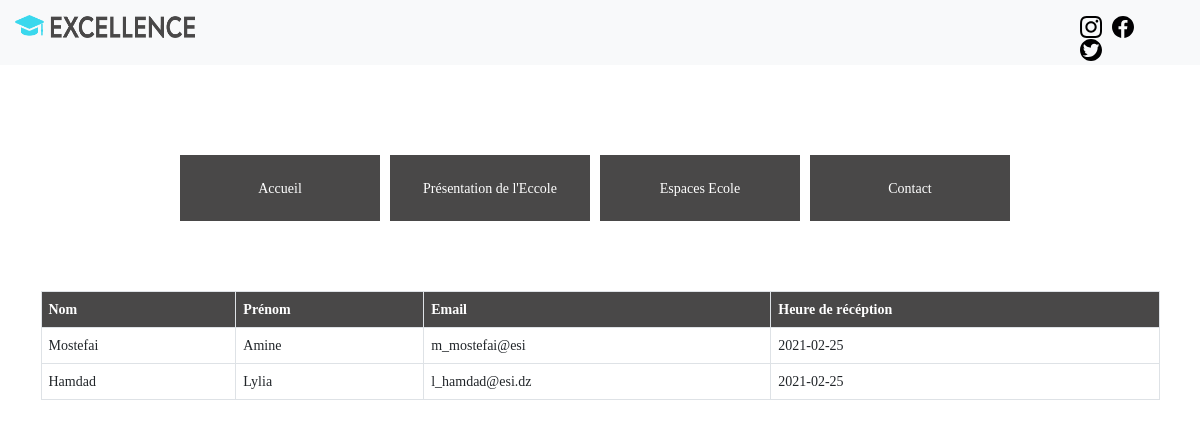
Screenshot of /Views/Components/ListeEns.php?id_cycle=3 (signed in) with the database file from the repository.
### tables this page shows
CREATE TABLE `enseignants` (
  `ID_ens` int(100) NOT NULL,
  `ID_user` int(11) NOT NULL,
  `ID_cycle` int(11) NOT NULL,
  `heure_reception` date NOT NULL,
  `heure_travail` varchar(10) NOT NULL,
  `emploi_du_temps` varchar(200) NOT NULL
);

CREATE TABLE `users` (
  `ID_user` int(100) NOT NULL,
  `nom` varchar(100) NOT NULL,
  `prenom` varchar(100) NOT NULL,
  `user_name` varchar(40) NOT NULL,
  `email` varchar(100) NOT NULL,
  `mdp` varchar(200) NOT NULL,
  `date_naissance` varchar(20) NOT NULL,
  `adresse` varchar(400) NOT NULL,
  `tel1` varchar(10) NOT NULL,
  `tel2` varchar(10) DEFAULT NULL,
  `tel3` varchar(10) DEFAULT NULL,
  `type` int(5) NOT NULL
);

### Controllers/EnseignantController.php (called while the page is built, shortened)
<?php
require_once __DIR__."/../Models/Enseignant.php";
class EnseignantController
{
    private $ens;
    public function __construct(){
        $this->ens=new Enseignant();
    }
    public function getEnsByCycle($id_cycle)
    {
        return $this->ens->getEnsByCycle($id_cycle);
    }
}
?>

### Models/Dbconfig.php (called while the page is built)
<?php
$serverName = "localhost";
$userName = 'root';
$passWord = '';
$dbName = "excellence";
$dsn = "mysql:dbname=".$dbName.";host=".$serverName;

### Models/Enseignant.php (called while the page is built, shortened)
<?php
require_once ("Db.php");
class Enseignant
{
    public static function getEnsByCycle($id_cycle)
    {
    $query = "SELECT users.nom,users.prenom,users.email,enseignants.heure_reception
    FROM users
    INNER JOIN enseignants ON enseignants.ID_user=users.ID_user WHERE enseignants.ID_cycle='$id_cycle' AND users.type=2";
    return Db::execute_query($query);
    }
}
?>

### Models/DB.php (called while the page is built, shortened)
<?php
    class Db{
        private static $conn;
        private static $isConnected = false;
        public static function connect(){
            require_once ('Dbconfig.php') ;
            if(!Db::$isConnected){
                try {
                    self::$conn = new PDO($dsn, $userName, $passWord);
                    self::$isConnected = true;
                }
                catch (PDOException $e){
                    printf("la connexion a echoué: %s \n",$e->getMessage());
                    exit();
                }
            }
        }
        public static function execute_query($requete){
            $statement = self::$conn->prepare($requete);
            $statement->execute(array());
            return self::fetchAll($statement);
        }
        private static function fetchAll($resultatRequete){
            if($resultatRequete){
                return $resultatRequete->fetchAll();
            }else{
                return false;
            }
        }
    }
?>

### Views/Components/ListeEns.php (the view, shortened to what this page needs)
<!DOCTYPE html>
<!DOCTYPE html>
<html lang="en">
<head>
    <link href="https://cdn.jsdelivr.net/npm/bootstrap@5.0.0-beta2/dist/css/bootstrap.min.css" rel="stylesheet">
    <link   href="../../Assets/Excellence-style.css" rel="stylesheet" type="text/css"/>
    <body>
    <nav class="navbar navbar-light bg-light" style="padding:15px;position: sticky;z-index: 1; top:0;margin-bottom:90px;height: 65px;">
   <div class="row" style="width:100%;">
   <div class="col-md-10">
   <img src="../../Assets/images/logo.png" width="180px" height="23px" class="d-inline-block align-top" alt="">
   </div>
   <div class="col-md-2" style="float:right;padding-left:100px;">
   <a href="#"><img src="../../Assets/images/instagram.svg" alt="instagram" width="22px" style="margin-right:7px;"></a>
   <a href="#"><img src="../../Assets/images/facebook-circular-logo.svg" alt="instagram" width="22px"style="margin-right:7px;"></a>
   <a href="#"><img src="../../Assets/images/twitter-social-logotype.svg" alt="instagram" width="22px"></a>
   </div>
   </div>
</nav>
<?php
require_once __DIR__."../../../Controllers/EnseignantController.php";
require_once __DIR__."/menu.php";
$table=new ListeEns();
$table->getListEnsBycycle($_GET['id_cycle']);
class ListeEns {
    private $ens;
    public function __construct() {
       return $this->ens= new EnseignantController();
    }
   public function getListEnsBycycle($id_cycle){
?>
<body>
<div class="container" style="margin-top:70px;">
<table class='table table-bordered'>
        <thead class='thead-dark' style='color:white;background-color:#494848;'>
          <tr>
            <th>Nom</th>
            <th>Prénom</th>
            <th>Email</th>
            <th>Heure de récéption</th>
          </tr>
        </thead>
        <tbody>
<?php
        $result=$this->ens->getEnsByCycle($id_cycle);
        foreach($result as $row )
        {
            echo "
         <tr>
            <td>".$row['nom']."</td>
            <td>".$row['prenom']."</td>
            <td>".$row['email']."</td>
            <td>".$row['heure_reception']."</td>
          </tr>";
        }
        ?>
        </tbody>
      </table>
    </div>
</body>
  <?php
}
    }
  ?>
</html>

### Assets/Excellence-style.css (style rules this page uses)
* { font-family: 'Calibri'; font-size: 14px; }

### rows the page displays
enseignants: ID_user.nom "Mostefai", ID_user.prenom "Amine", ID_user.email "m_mostefai@esi", heure_reception "2021-02-25"
enseignants: ID_user.nom "Hamdad", ID_user.prenom "Lylia", ID_user.email "l_hamdad@esi.dz", heure_reception "2021-02-25"
